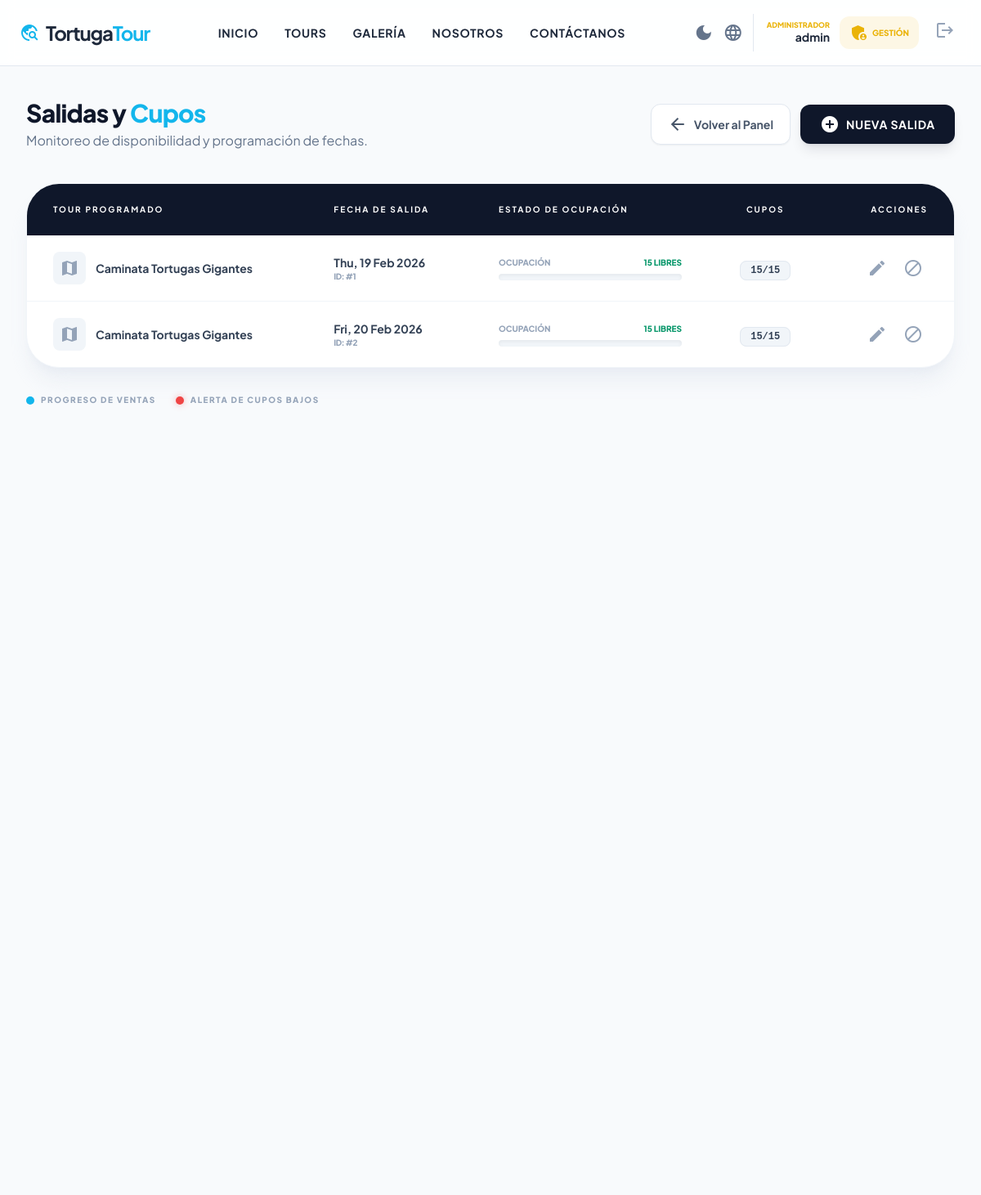
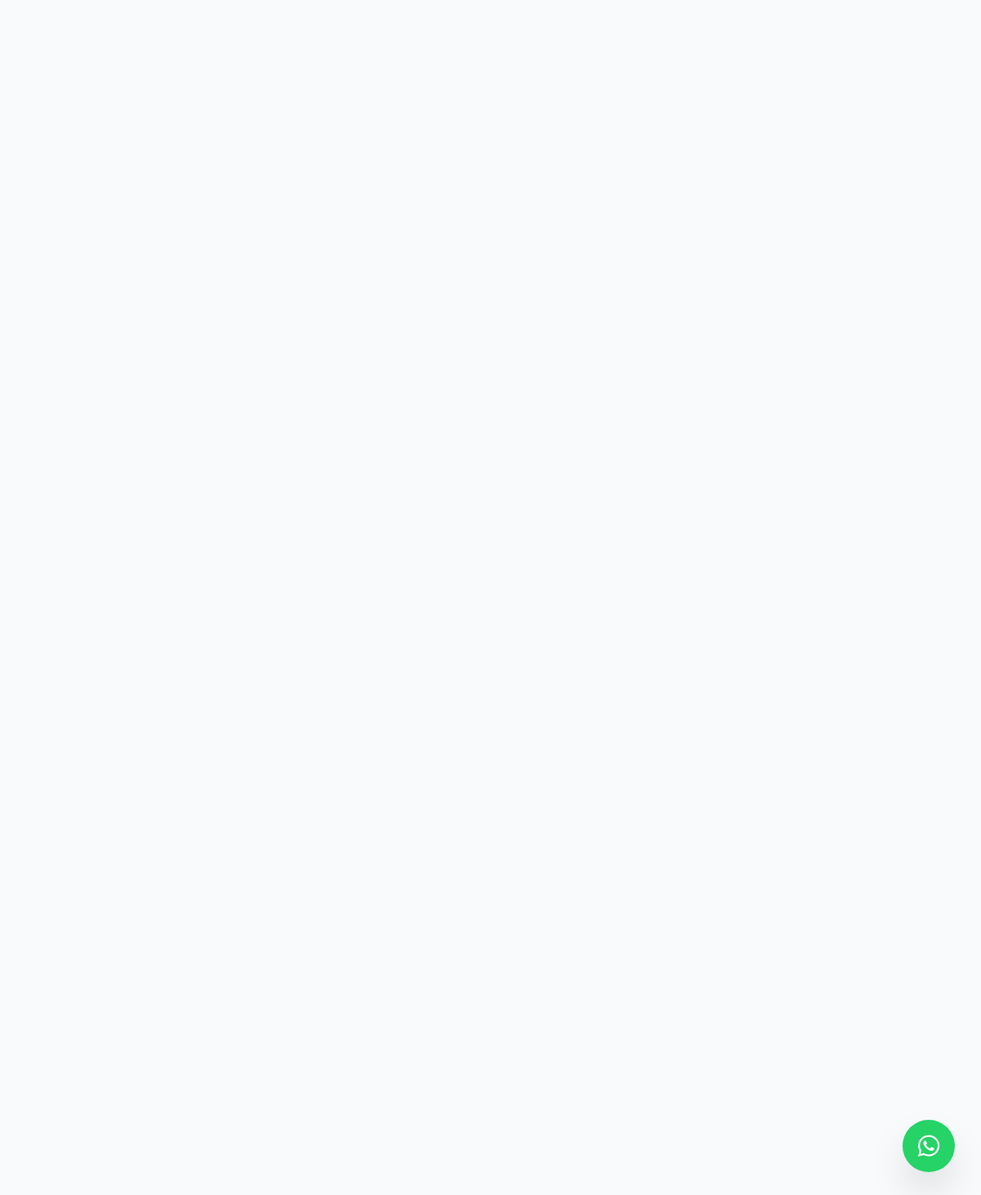
Page /panel/salidas/ (signed in) on the committed database (2 pictures, top to bottom).
### core/models.py (models this page shows, shortened)
class SalidaTour(models.Model):
    tour = models.ForeignKey(Tour, on_delete=models.CASCADE, related_name="salidas")
    fecha = models.DateField()
    hora = models.TimeField(null=True, blank=True)
    cupo_maximo = models.PositiveIntegerField()
    cupos_disponibles = models.PositiveIntegerField()

class Tour(models.Model):
    nombre = models.CharField(max_length=150)
    destino = models.ForeignKey(Destino, on_delete=models.CASCADE, related_name="tours")
    descripcion = models.TextField()
    precio = models.DecimalField(max_digits=8, decimal_places=2)
    precio_adulto = models.DecimalField(max_digits=8, decimal_places=2, default=0, blank=True)
    precio_nino = models.DecimalField(max_digits=8, decimal_places=2, default=0, blank=True)
    lemonsqueezy_variant_id = models.CharField(max_length=50, blank=True, default="")
    cupo_maximo = models.PositiveIntegerField(default=15)
    cupos_disponibles = models.PositiveIntegerField(default=15)

### core/views.py (the view)
# urls.py: path("panel/salidas/", views.admin_salidas, name="admin_salidas"),
@login_required
@user_passes_test(es_admin)
def admin_salidas(request):
    salidas = SalidaTour.objects.select_related("tour").all()
    return render(request, "core/panel/salidas.html", {"salidas": salidas})

### core/context_processors.py (called while the page is built)
def whatsapp_number(request):
    return {"WHATSAPP_NUMBER": getattr(settings, "WHATSAPP_NUMBER", "")}

### core/views.py (called while the page is built)
def es_admin(user):
    return user.is_staff

### core/templates/core/panel/salidas.html (shortened to what this page needs)
{% extends "core/base.html" %}
{% block content %}
<div class="bg-slate-50 min-h-screen py-10">
    <div class="max-w-7xl mx-auto px-4 sm:px-6 lg:px-8">
        <div class="flex flex-col md:flex-row justify-between items-start md:items-center mb-10 gap-4">
            <div>
                <h1 class="text-3xl font-black text-slate-900 tracking-tight">Salidas y <span class="text-primary">Cupos</span></h1>
                <p class="text-slate-500 mt-1">Monitoreo de disponibilidad y programación de fechas.</p>
            </div>
            <div class="flex items-center gap-3">
                <a href="{% url 'panel_admin' %}"
                   class="inline-flex items-center gap-2 px-5 py-3 rounded-xl bg-white border border-slate-200 text-slate-600 hover:text-primary hover:border-primary/30 transition-all duration-300 font-bold text-sm shadow-sm">
                    <span class="material-icons text-base">arrow_back</span>
                    Volver al Panel
                </a>
                <a href="{% url 'crear_salida' %}" class="bg-slate-900 hover:bg-primary text-white px-6 py-3 rounded-xl font-bold transition shadow-lg shadow-slate-900/10 flex items-center gap-2 text-sm uppercase tracking-wider">
                    <span class="material-icons">add_circle</span> Nueva Salida
                </a>
            </div>
        </div>
        <div class="bg-white rounded-[2.5rem] shadow-xl shadow-slate-200/60 border border-slate-100 overflow-hidden">
            <div class="overflow-x-auto">
                <table class="w-full text-left border-collapse">
                    <thead>
                        <tr class="bg-slate-900 text-white text-[10px] uppercase tracking-[0.2em]">
                            <th class="px-8 py-6">Tour Programado</th>
                            <th class="px-8 py-6">Fecha de Salida</th>
                            <th class="px-8 py-6">Estado de Ocupación</th>
                            <th class="px-8 py-6 text-center">Cupos</th>
                            <th class="px-8 py-6 text-right">Acciones</th>
                        </tr>
                    </thead>
                    <tbody class="divide-y divide-slate-100">
                        {% for s in salidas %}
                        <tr class="group hover:bg-slate-50/80 transition-all duration-300">
                            <td class="px-8 py-5">
                                <div class="flex items-center gap-3">
                                    <div class="w-10 h-10 rounded-lg bg-slate-100 flex items-center justify-center text-slate-400 group-hover:bg-primary/10 group-hover:text-primary transition-all">
                                        <span class="material-icons">map</span>
                                    </div>
                                    <span class="text-slate-700 font-bold text-sm">{{ s.tour.nombre }}</span>
                                </div>
                            </td>
                            <td class="px-8 py-5">
                                <div class="flex flex-col">
                                    <span class="text-slate-700 font-bold text-sm">{{ s.fecha|date:"D, d M Y" }}</span>
                                    <span class="text-slate-400 text-[10px] font-black uppercase tracking-tighter">ID: #{{ s.id }}</span>
                                </div>
                            </td>
                            <td class="px-8 py-5 w-72">
                                <div class="flex flex-col gap-1.5">
                                    <div class="flex justify-between text-[10px] font-black uppercase">
                                        <span class="text-slate-400">Ocupación</span>
                                        <span class="{% if s.cupos_disponibles < 5 %}text-red-500 animate-pulse{% else %}text-emerald-600{% endif %}">
                                            {{ s.cupos_disponibles }} Libres
                                        </span>
                                    </div>
                                    <div class="w-full bg-slate-100 rounded-full h-2 overflow-hidden shadow-inner">
                                    </div>
                                </div>
                            </td>
                            <td class="px-8 py-5 text-center">
                                <span class="bg-slate-100 text-slate-700 px-3 py-1 rounded-lg font-mono text-xs font-bold border border-slate-200">
                                    {{ s.cupos_disponibles }}/{{ s.cupo_maximo }}
                                </span>
                            </td>
                            <td class="px-8 py-5 text-right">
                                <div class="flex justify-end gap-2">
                                    <a href="{% url 'editar_salida' s.id %}" class="w-9 h-9 flex items-center justify-center text-slate-400 hover:text-blue-600 hover:bg-blue-50 rounded-xl transition-all" title="Editar Salida">
                                        <span class="material-icons text-xl">edit</span>
                                    </a>
                                    <button class="w-9 h-9 flex items-center justify-center text-slate-400 hover:text-red-500 hover:bg-red-50 rounded-xl transition-all" title="Cerrar Salida">
                                        <span class="material-icons text-xl">block</span>
                                    </button>
                                </div>
                            </td>
                        </tr>
                        {% endfor %}
                    </tbody>
                </table>
            </div>
        </div>
        <div class="mt-8 flex gap-6 text-[10px] font-black text-slate-400 uppercase tracking-[0.15em]">
            <div class="flex items-center gap-2">
                <span class="w-2.5 h-2.5 rounded-full bg-primary"></span> Progreso de Ventas
            </div>
            <div class="flex items-center gap-2">
                <span class="w-2.5 h-2.5 rounded-full bg-red-500 shadow-[0_0_8px_rgba(239,68,68,0.4)]"></span> Alerta de cupos bajos
            </div>
        </div>
    </div>
</div>
{% endblock %}

### core/templates/core/base.html (shortened to what this page needs)
<!DOCTYPE html>
<html lang="es" class="">
<head>
    <script src="https://cdn.tailwindcss.com?plugins=forms,container-queries"></script>
    <link rel="stylesheet" href="https://cdnjs.cloudflare.com/ajax/libs/font-awesome/6.4.2/css/all.min.css">
</head>
<body
    class="bg-background-light dark:bg-slate-900 text-slate-800 dark:text-slate-200 font-display flex flex-col min-h-screen transition-colors duration-300">
    <nav
        class="fixed w-full z-50 bg-white/90 dark:bg-slate-900/90 backdrop-blur border-b border-slate-200 dark:border-slate-800 transition-colors duration-300">
        <div class="max-w-7xl mx-auto px-6 h-20 flex justify-between items-center">
            <a href="{% url 'home' %}" class="flex items-center gap-2">
                <span class="material-icons text-primary text-3xl">travel_explore</span>
                <span class="font-bold text-2xl tracking-tighter">Tortuga<span class="text-primary">Tour</span></span>
            </a>
            <div class="hidden md:flex gap-8 font-bold text-sm uppercase tracking-wider">
                <a href="{% url 'home' %}" class="hover:text-primary transition">Inicio</a>
                <a href="{% url 'tours' %}" class="hover:text-primary transition">Tours</a>
                <a href="{% url 'galeria' %}" class="hover:text-primary transition">Galería</a>
                <a href="{% url 'nosotros' %}" class="hover:text-primary transition">Nosotros</a>
                <a href="{% url 'contacto' %}" class="hover:text-primary transition">Contáctanos</a>
            </div>
            <div class="flex items-center gap-3">
                <button onclick="toggleDarkMode()"
                    class="flex items-center text-slate-500 hover:text-primary dark:text-slate-400 dark:hover:text-primary transition-colors focus:outline-none cursor-pointer">
                    <span id="dark-mode-icon" class="material-icons text-[24px]">light_mode</span>
                </button>
                <div class="relative group flex items-center h-full">
                    <button
                        class="flex items-center text-slate-500 hover:text-primary dark:text-slate-400 dark:hover:text-primary transition-colors focus:outline-none cursor-pointer">
                        <span class="material-icons text-[24px]">language</span>
                    </button>
                </div>
                {% if user.is_authenticated %}
                <div class="flex items-center gap-3 border-l pl-4 border-slate-200">
                    <div class="text-right hidden sm:block">
                        <p
                            class="text-[9px] font-black uppercase {% if user.is_staff %}text-secondary{% else %}text-slate-400 dark:text-slate-500{% endif %} leading-none">
                            {% if user.is_staff %}Administrador{% else %}Viajero{% endif %}
                        </p>
                        <p class="text-sm font-bold text-slate-800 dark:text-slate-200">{{ user.username }}</p>
                    </div>
                    {% if user.is_staff %}
                    <a href="{% url 'panel_admin' %}"
                        class="flex items-center gap-1 bg-secondary/10 text-secondary px-3 py-2 rounded-xl hover:bg-secondary hover:text-white transition-all group"
                        title="Panel de Control">
                        <span class="material-icons text-xl">admin_panel_settings</span>
                        <span class="text-[10px] font-black uppercase hidden lg:block">Gestión</span>
                    </a>
                    {% endif %}
                    <form action="{% url 'logout' %}" method="post" class="inline">
                        <button type="submit" class="p-2 text-slate-400 hover:text-red-500 transition"
                            title="Cerrar Sesión">
                            <span class="material-icons">logout</span>
                        </button>
                    </form>
                </div>
                {% endif %}
            </div>
        </div>
    </nav>
    <main class="pt-20 flex-grow">
        {% block content %}{% endblock %}
    </main>
    <a href="https://wa.me/5930939833971" target="_blank" id="whatsapp-btn-dynamic"
        class="fixed bottom-8 right-8 z-[60] flex items-center justify-center w-16 h-16 bg-[#25D366] text-white rounded-full shadow-2xl hover:scale-110 transition-all group">
        <i class="fa-brands fa-whatsapp text-3xl"></i>
    </a>
</body>
</html>

### core/templates/core/panel/salidas.html (style rules this page uses)
:root { --primary-color: #13B6EC; }
.text-primary { color: var(--primary-color); }
.bg-primary { background-color: var(--primary-color); }

### core/templates/core/base.html (style rules this page uses)
body { top: 0px !important; position: static !important; }

### rows in the picture
SalidaTour: tour.nombre "Caminata Tortugas Gigantes", fecha "Thu, 19 Feb 2026", id "1", cupos_disponibles "15", cupo_maximo "15"
SalidaTour: tour.nombre "Caminata Tortugas Gigantes", fecha "Fri, 20 Feb 2026", id "2", cupos_disponibles "15", cupo_maximo "15"

### other values in the picture
{{ user.username }} "admin"
